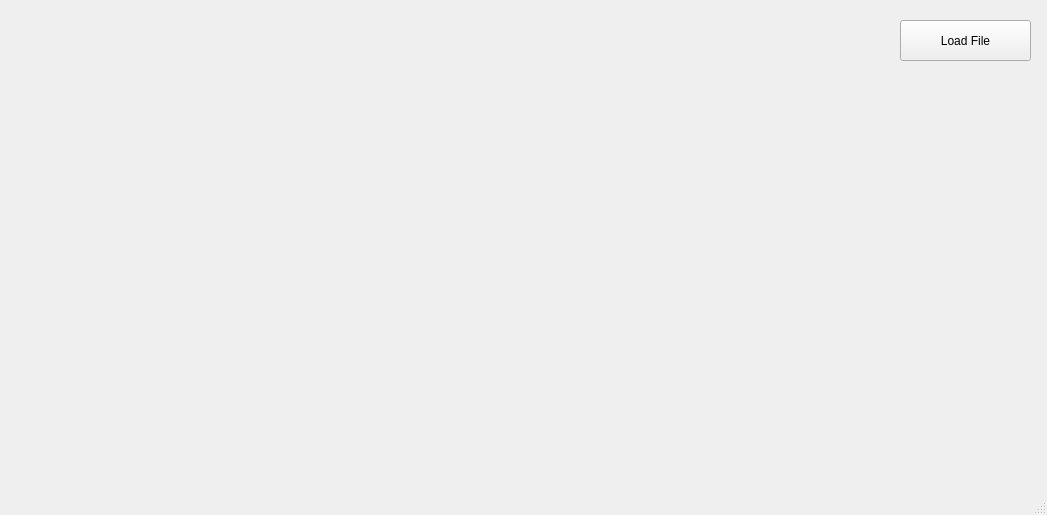
<?xml version="1.0" encoding="UTF-8"?>
<ui version="4.0">
 <class>MainWindow</class>
 <widget class="QMainWindow" name="MainWindow">
  <property name="geometry">
   <rect>
    <x>0</x>
    <y>0</y>
    <width>1047</width>
    <height>515</height>
   </rect>
  </property>
  <property name="sizePolicy">
   <sizepolicy hsizetype="Preferred" vsizetype="Preferred">
    <horstretch>0</horstretch>
    <verstretch>0</verstretch>
   </sizepolicy>
  </property>
  <property name="windowTitle">
   <string>MainWindow</string>
  </property>
  <widget class="QWidget" name="centralwidget">
   <widget class="QCustomPlot" name="plot" native="true">
    <property name="geometry">
     <rect>
      <x>20</x>
      <y>10</y>
      <width>861</width>
      <height>453</height>
     </rect>
    </property>
    <property name="sizePolicy">
     <sizepolicy hsizetype="Preferred" vsizetype="Preferred">
      <horstretch>0</horstretch>
      <verstretch>0</verstretch>
     </sizepolicy>
    </property>
   </widget>
   <widget class="QPushButton" name="loadFileButton">
    <property name="geometry">
     <rect>
      <x>900</x>
      <y>20</y>
      <width>131</width>
      <height>41</height>
     </rect>
    </property>
    <property name="text">
     <string>Load File</string>
    </property>
   </widget>
  </widget>
  <widget class="QMenuBar" name="menubar">
   <property name="geometry">
    <rect>
     <x>0</x>
     <y>0</y>
     <width>1047</width>
     <height>22</height>
    </rect>
   </property>
  </widget>
  <widget class="QStatusBar" name="statusbar"/>
 </widget>
 <customwidgets>
  <customwidget>
   <class>QCustomPlot</class>
   <extends>QWidget</extends>
   <header>qcustomplot.h</header>
   <container>1</container>
  </customwidget>
 </customwidgets>
 <resources/>
 <connections/>
</ui>
